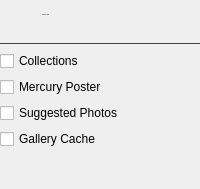
         <widget class="QWidget" name="resettingPage">
          <layout class="QVBoxLayout" name="verticalLayout_7">
           <property name="spacing">
            <number>-1</number>
           </property>
           <property name="leftMargin">
            <number>0</number>
           </property>
           <property name="topMargin">
            <number>0</number>
           </property>
           <property name="rightMargin">
            <number>0</number>
           </property>
           <property name="bottomMargin">
            <number>0</number>
           </property>
           <item>
            <widget class="QWidget" name="horizontalWidget_8" native="true">
             <layout class="QHBoxLayout" name="horizontalLayout_14">
              <property name="spacing">
               <number>10</number>
              </property>
              <property name="leftMargin">
               <number>0</number>
              </property>
              <property name="topMargin">
               <number>9</number>
              </property>
              <property name="rightMargin">
               <number>0</number>
              </property>
              <property name="bottomMargin">
               <number>0</number>
              </property>
              <item>
               <widget class="QToolButton" name="toolButton_8">
                <property name="enabled">
                 <bool>true</bool>
                </property>
                <property name="styleSheet">
                 <string notr="true">QToolButton {
	icon-size: 24px;
	background-color: transparent;
	padding-left: 0px;
	padding-right: 5px;
	border-radius: 0px;
}</string>
                </property>
                <property name="icon">
                 <iconset resource="resources.qrc">
                  <normaloff>:/icon/arrow-clockwise.svg</normaloff>:/icon/arrow-clockwise.svg</iconset>
                </property>
               </widget>
              </item>
              <item>
               <widget class="QWidget" name="verticalWidget_5" native="true">
                <layout class="QVBoxLayout" name="verticalLayout_10">
                 <property name="spacing">
                  <number>6</number>
                 </property>
                 <property name="leftMargin">
                  <number>0</number>
                 </property>
                 <property name="topMargin">
                  <number>0</number>
                 </property>
                 <property name="rightMargin">
                  <number>0</number>
                 </property>
                 <property name="bottomMargin">
                  <number>0</number>
                 </property>
                 <item>
                  <widget class="QLabel" name="pageLbl_2">
                   <property name="font">
                    <font>
                     <pointsize>-1</pointsize>
                     <bold>false</bold>
                    </font>
                   </property>
                   <property name="text">
                    <string>Clearing Actions</string>
                   </property>
                  </widget>
                 </item>
                 <item>
                  <spacer name="verticalSpacer_18">
                   <property name="orientation">
                    <enum>Qt::Vertical</enum>
                   </property>
                   <property name="sizeType">
                    <enum>QSizePolicy::Fixed</enum>
                   </property>
                   <property name="sizeHint" stdset="0">
                    <size>
                     <width>20</width>
                     <height>16</height>
                    </size>
                   </property>
                  </spacer>
                 </item>
                </layout>
               </widget>
              </item>
              <item>
               <spacer name="horizontalSpacer_8">
                <property name="orientation">
                 <enum>Qt::Horizontal</enum>
                </property>
                <property name="sizeHint" stdset="0">
                 <size>
                  <width>40</width>
                  <height>20</height>
                 </size>
                </property>
               </spacer>
              </item>
             </layout>
            </widget>
           </item>
           <item>
            <widget class="Line" name="line_3">
             <property name="styleSheet">
              <string notr="true">QFrame {
	color: #414141;
}</string>
             </property>
             <property name="frameShadow">
              <enum>QFrame::Plain</enum>
             </property>
             <property name="orientation">
              <enum>Qt::Horizontal</enum>
             </property>
            </widget>
           </item>
           <item>
            <widget class="QCheckBox" name="resetCollectionsChk">
             <property name="text">
              <string>Collections</string>
             </property>
            </widget>
           </item>
           <item>
            <widget class="QCheckBox" name="resetMercuryChk">
             <property name="text">
              <string>Mercury Poster</string>
             </property>
            </widget>
           </item>
           <item>
            <widget class="QCheckBox" name="resetPhotosChk">
             <property name="text">
              <string>Suggested Photos</string>
             </property>
            </widget>
           </item>
           <item>
            <widget class="QCheckBox" name="resetGalleryCacheChk">
             <property name="text">
              <string>Gallery Cache</string>
             </property>
            </widget>
           </item>
           <item>
            <spacer name="verticalSpacer_5">
             <property name="orientation">
              <enum>Qt::Vertical</enum>
             </property>
             <property name="sizeHint" stdset="0">
              <size>
               <width>20</width>
               <height>40</height>
              </size>
             </property>
            </spacer>
           </item>
          </layout>
         </widget>
